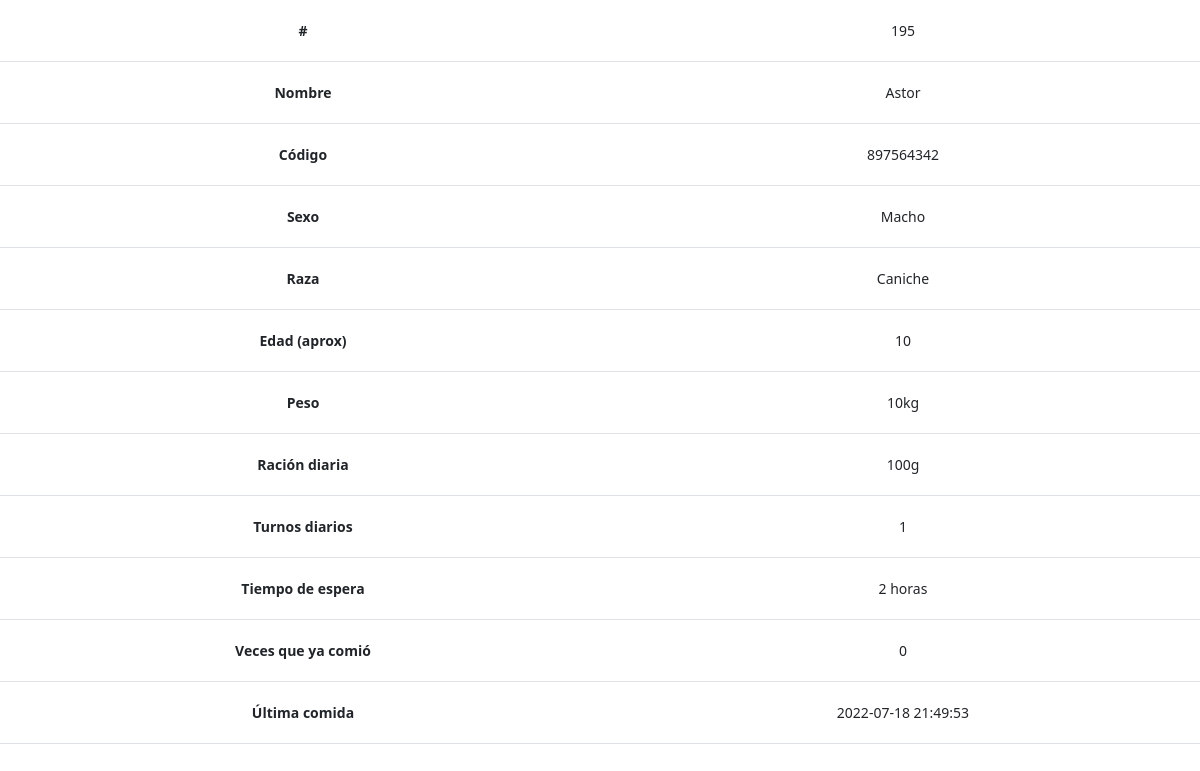
The page /verificado.php?id=897564342 (signed in) on the database its author committed.
### tables this page shows
CREATE TABLE `perros` (
  `identificador` int(11) NOT NULL,
  `id` varchar(255) NOT NULL,
  `nombre` varchar(255) NOT NULL,
  `foto` varchar(255) NOT NULL,
  `sexo` enum('Macho','Hembra') NOT NULL,
  `raza` varchar(255) NOT NULL,
  `edad` int(11) NOT NULL,
  `peso` int(11) NOT NULL,
  `racion` int(11) NOT NULL,
  `turnos` int(11) NOT NULL,
  `cooldown` int(11) NOT NULL,
  `veces` varchar(255) NOT NULL,
  `ultimaEntrada` timestamp NOT NULL DEFAULT current_timestamp(),
  `ultimaSalida` timestamp NOT NULL DEFAULT current_timestamp(),
  `entro` tinyint(1) NOT NULL
);

### verificado.php (the view, shortened to what this page needs)
<?php
$id = null;
if (!empty($_GET['id'])) {
	$id = $_REQUEST['id'];
}
$pdo = Base::connect();
$pdo->setAttribute(PDO::ATTR_ERRMODE, PDO::ERRMODE_EXCEPTION);
$sql = "SELECT * FROM perros where id = ?";
$q = $pdo->prepare($sql);
$q->execute(array($id));
$datos = $q->fetch(PDO::FETCH_ASSOC);
?>
<!DOCTYPE html>
<html lang="es">
<html>
<head>
	<?php
	include 'comp/head.php';
	include 'comp/estilos.php';
	?>
</head>
<body>
	<table class="table tabla" id="datos-tabla" data-sorting="true">
		<tr>
			<td><b>#</b></td>
			<td><?php echo $datos['identificador']; ?></td>
		</tr>
		<tr>
			<td><b>Nombre</b></td>
			<td><?php echo $datos['nombre']; ?></td>
		</tr>
		<tr>
			<td><b>Código</b></td>
			<td><?php echo $datos['id']; ?></td>
		</tr>
		<tr>
			<td><b>Sexo</b></td>
			<td><?php echo $datos['sexo']; ?></td>
		</tr>
		<tr>
			<td><b>Raza</b></td>
			<td><?php echo $datos['raza']; ?></td>
		</tr>
		<tr>
			<td><b>Edad (aprox)</b></td>
			<td><?php echo $datos['edad']; ?> </td>
		</tr>
		<tr>
			<td><b>Peso</b></td>
			<td><?php echo $datos['peso']; ?>kg</td>
		</tr>
		<tr>
			<td><b>Ración diaria</b></td>
			<td><?php echo $datos['racion']; ?>g</td>
		</tr>
		<tr>
			<td><b>Turnos diarios</b></td>
			<td><?php echo $datos['turnos']; ?></td>
		</tr>
		<tr>
			<td><b>Tiempo de espera</b></td>
			<td><?php echo $datos['cooldown']; ?> horas</td>
		</tr>
		<tr>
			<td><b>Veces que ya comió</b></td>
			<td><?php echo $datos['veces']; ?></td>
		</tr>
		<tr>
			<td><b>Última comida</b></td>
			<td><?php echo $datos['ultimaEntrada']; ?></td>
		</tr>
	</table>
</body>
</html>

### css/estilos.css (style rules this page uses)
:root { --negro: #1e2125; --gris: #686868; --principal: #eb7d47; --hover: #c0673b; --bordes_tablas: #5f5f5f20; --fondo_tablas: #fff; --fondo: rgb(239, 241, 252); }
* { margin: 0; padding: 0; list-style: none; }
body { font-size: .875rem; }
.table { text-align: center; }
.table tr td { padding: 20px; }

### rows shown on the page
perros: identificador "195", nombre "Astor", id "897564342", sexo "Macho", raza "Caniche", edad "10", peso "10", racion "100", turnos "1", cooldown "2", veces "0", ultimaEntrada "2022-07-18 21:49:53"
